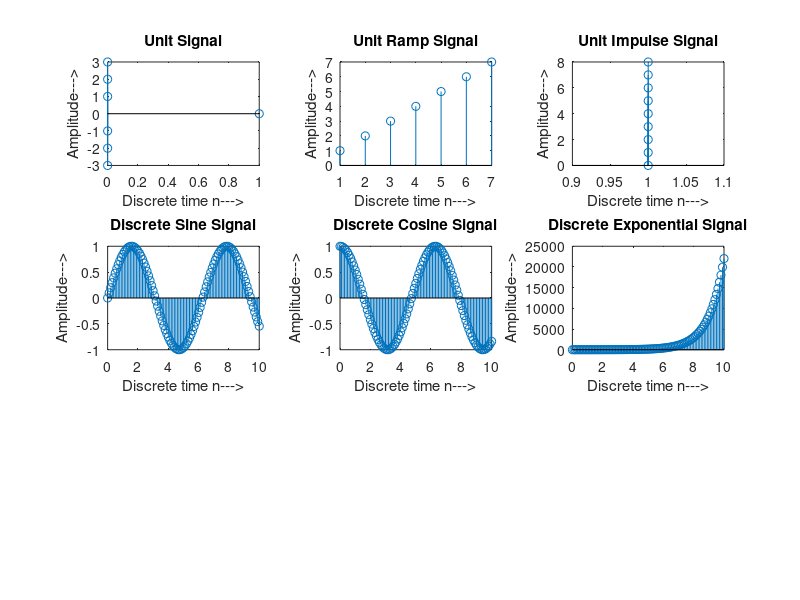

MATLAB code for this plot:
% Generation of Discrete Time Signals using Matlab

clc;
clear all;
close all;

n=[0,0,0,1,0,0,0];
x1=[-3,-2,-1,0,1,2,3];
subplot(3,3,1);
stem(n,x1);
xlabel("Discrete time n--->");
ylabel("Amplitude--->");
title("Unit Signal");

m=[1,2,3,4,5,6,7];
x2=[1,2,3,4,5,6,7];
subplot(3,3,2);
stem(m,x2);
xlabel("Discrete time n--->");
ylabel("Amplitude--->");
title("Unit Ramp Signal");

o=[1,1,1,1,1,1,1,1,1];
x3=[0,1,2,3,4,5,6,7,8];
subplot(3,3,3);
stem(o,x3);
xlabel("Discrete time n--->");
ylabel("Amplitude--->");
title("Unit Impulse Signal");

p=0:0.1:10;
y= sin(p);
y1= cos(p);
subplot(3,3,4);stem(p,y);
xlabel("Discrete time n--->");
ylabel("Amplitude--->");
title("Discrete Sine Signal");
subplot(3,3,5);stem(p,y1);
xlabel("Discrete time n--->");
ylabel("Amplitude--->");
title("Discrete Cosine Signal");

y2=exp(p);
subplot(3,3,6);stem(p,y2);
xlabel("Discrete time n--->");
ylabel("Amplitude--->");
title("Discrete Exponential Signal");